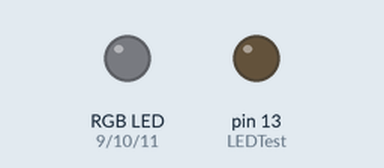
The sketch below on a simulated Arduino Uno, built with avr-gcc and run on an emulated ATmega328P. Parts: an RGB LED mixed from three pins (HIGH = lit), output pins drawn as LEDs (lit = HIGH).

Above: at 0.1 s.
At 4.1 s:
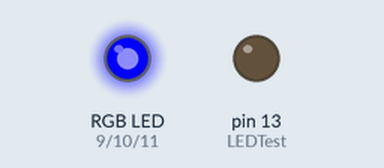
At 9.35 s:
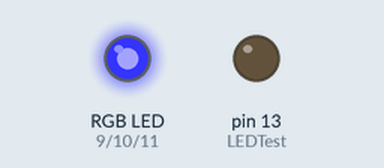
At 19.95 s:
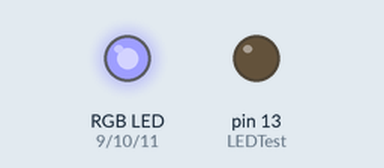
At 29.7 s:
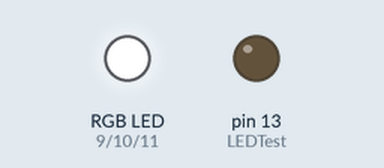
At 39.85 s:
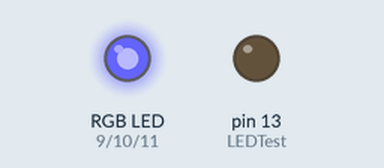
Timing chart, 0 to 40.0 s (numbered marks = the images above):
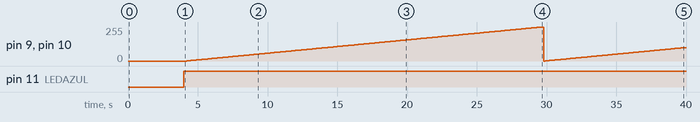

The sketch:

LED_RGB_Desafio.ino
```cpp
//definir variables

int LEDROJO = 9;
int LEDVERDE = 10;
int LEDAZUL = 11;
int LEDTest = 13;

int rojo = 0;
int verde = 0;
int azul = 0;
int todos = 0;

void setup()
{
  //iniciando los pines de salida
  pinMode(LEDROJO, OUTPUT);
  pinMode(LEDVERDE, OUTPUT);
  pinMode(LEDAZUL, OUTPUT);
  pinMode(LEDTest, OUTPUT);


  analogWrite(LEDROJO, 0);
  analogWrite(LEDVERDE, 0);
  analogWrite(LEDAZUL, 0);

  digitalWrite(LEDTest, LOW);

  //saludo inicial

  for(int i=0; i<=3; i++)
  {
    digitalWrite(LEDTest, LOW);
    delay(500);
    digitalWrite(LEDTest, LOW);
    delay(500);
  }

}


void loop()
{
  analogWrite(LEDAZUL, 255);
  delay(100);
  for(int verdeyrojo=0; verdeyrojo<=255; verdeyrojo++)
  {
    analogWrite(LEDROJO, verdeyrojo);
    analogWrite(LEDVERDE, verdeyrojo);
    delay(100);
  }

}
```

Measured:
- by itself, pin 11 (LEDAZUL): LOW → HIGH at 4.0 s
- by itself, pin 9 (LEDROJO), pin 10 (LEDVERDE): 0/255 → 1/255 at 4.2 s, → 2/255 0.10 s later, → 3/255 0.10 s later, → 4/255 0.10 s later, … (357 changes in this stretch)
